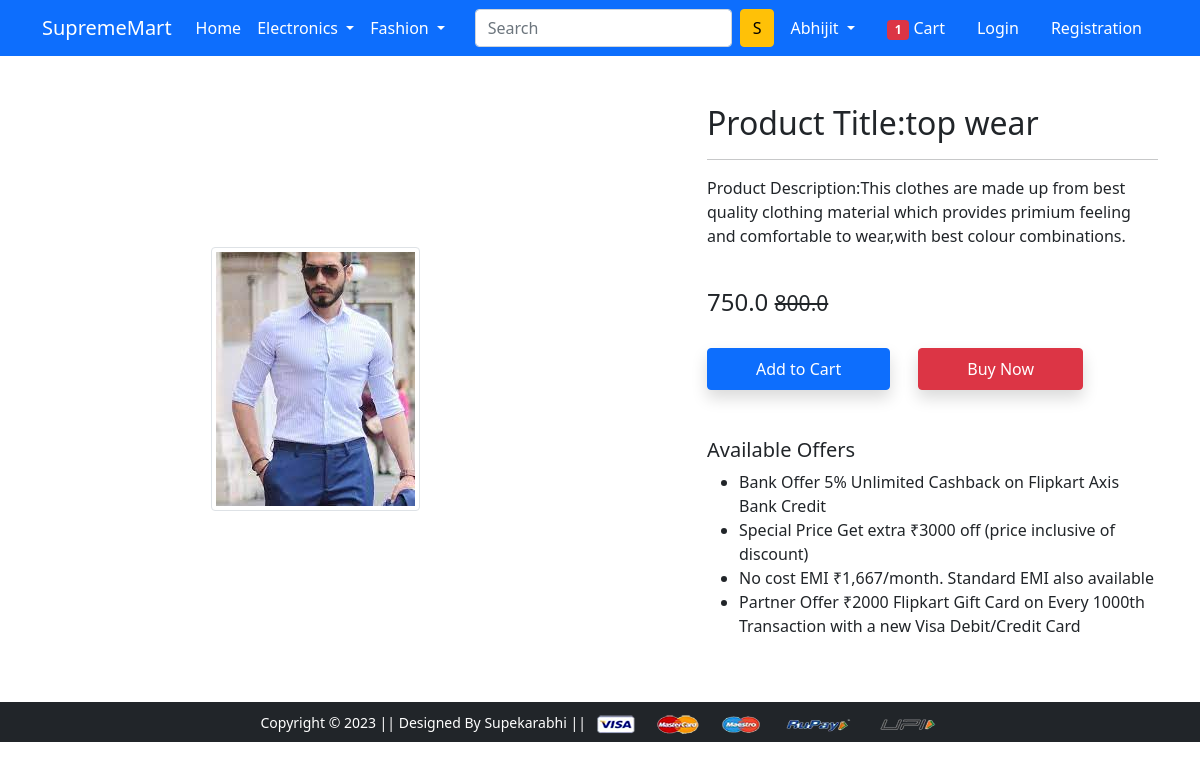
/product-detail/11, run on the app's committed database.
### app/models.py (models this page shows, shortened)
class Product(models.Model):
    title=models.CharField(max_length=100)
    selling_price=models.FloatField()
    discounted_price=models.FloatField()
    description=models.TextField()
    brand=models.CharField(max_length=100)
    category=models.CharField(choices=CATEGORY_CHOICES,max_length=2)
    product_image=models.ImageField(upload_to='productimg')

### app/views.py (the view)
# urls.py: path('product-detail/<int:pk>', views.ProductDetailView.as_view(), name='product-detail'),
class ProductDetailView(View):
 def get(self,request,pk):
  product=Product.objects.get(pk=pk)
  return render(request,'app/productdetail.html',{'product':product})

### app/templates/app/productdetail.html (shortened to what this page needs)
{% extends 'app/base.html' %}
{% load static %}
{% block main-content %}
<div class="container my-5">
 <div class="row">
  <div class="col-sm-6 text-center align-self-center">
   <img src="{{product.product_image.url}}" alt="" class="img-fluid img-thumbnail">
  </div>
  <div class="col-sm-5 offset-sm-1">
   <h2>Product Title:{{product.title}}</h2>
   <hr>
   <p>Product Description:{{product.description}}</p> <br>
   <h4>{{product.discounted_price}} <small class="fw-light text-decoration-line-through">{{product.selling_price }}</small></h4> <br>
   <a href="{% url 'add-to-cart' %}" class="btn btn-primary shadow px-5 py-2">Add to Cart</a>
   <a href="{% url 'buy-now' %}" class="btn btn-danger shadow px-5 py-2 ms-4">Buy Now</a>
   <h5 class="mt-5">Available Offers</h5>
   <ul>
    <li>Bank Offer 5% Unlimited Cashback on Flipkart Axis Bank Credit</li>
    <li>Special Price Get extra ₹3000 off (price inclusive of discount)</li>
    <li>No cost EMI ₹1,667/month. Standard EMI also available</li>
    <li>Partner Offer ₹2000 Flipkart Gift Card on Every 1000th Transaction with a new Visa Debit/Credit Card</li>
   </ul>
  </div>
 </div>
</div>
{% endblock main-content %}

### data on the page
Product: product_image (picture), title "top wear", description "This clothes are made up from best quality clothing material which provides primium feeling and comfortable to wear,with best colour combinations.", discounted_price "750.0", selling_price "800.0"
